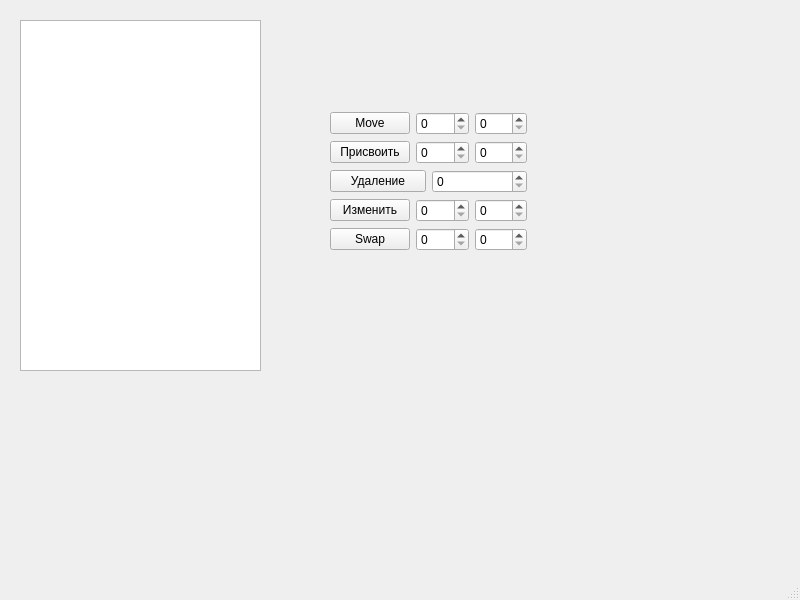
<?xml version="1.0" encoding="UTF-8"?>
<ui version="4.0">
 <class>MainWindow</class>
 <widget class="QMainWindow" name="MainWindow">
  <property name="geometry">
   <rect>
    <x>0</x>
    <y>0</y>
    <width>800</width>
    <height>600</height>
   </rect>
  </property>
  <property name="windowTitle">
   <string>MainWindow</string>
  </property>
  <widget class="QWidget" name="centralwidget">
   <widget class="QTableView" name="tableView">
    <property name="geometry">
     <rect>
      <x>20</x>
      <y>20</y>
      <width>241</width>
      <height>351</height>
     </rect>
    </property>
   </widget>
   <widget class="QWidget" name="">
    <property name="geometry">
     <rect>
      <x>330</x>
      <y>70</y>
      <width>197</width>
      <height>223</height>
     </rect>
    </property>
    <layout class="QVBoxLayout" name="verticalLayout_2">
     <item>
      <layout class="QVBoxLayout" name="verticalLayout">
       <item>
        <layout class="QHBoxLayout" name="horizontalLayout">
         <item>
          <widget class="QPushButton" name="pushButton">
           <property name="text">
            <string>Move</string>
           </property>
          </widget>
         </item>
         <item>
          <widget class="QSpinBox" name="spinBox"/>
         </item>
         <item>
          <widget class="QSpinBox" name="spinBox_2"/>
         </item>
        </layout>
       </item>
       <item>
        <layout class="QHBoxLayout" name="horizontalLayout_2">
         <item>
          <widget class="QPushButton" name="pushButton_2">
           <property name="text">
            <string>Присвоить</string>
           </property>
          </widget>
         </item>
         <item>
          <widget class="QSpinBox" name="spinBox_3"/>
         </item>
         <item>
          <widget class="QSpinBox" name="spinBox_4"/>
         </item>
        </layout>
       </item>
       <item>
        <layout class="QHBoxLayout" name="horizontalLayout_3">
         <item>
          <widget class="QPushButton" name="pushButton_3">
           <property name="text">
            <string>Удаление</string>
           </property>
          </widget>
         </item>
         <item>
          <widget class="QSpinBox" name="spinBox_5"/>
         </item>
        </layout>
       </item>
       <item>
        <layout class="QHBoxLayout" name="horizontalLayout_4">
         <item>
          <widget class="QPushButton" name="pushButton_4">
           <property name="text">
            <string>Изменить</string>
           </property>
          </widget>
         </item>
         <item>
          <widget class="QSpinBox" name="spinBox_6"/>
         </item>
         <item>
          <widget class="QSpinBox" name="spinBox_7"/>
         </item>
        </layout>
       </item>
       <item>
        <layout class="QHBoxLayout" name="horizontalLayout_5">
         <item>
          <widget class="QPushButton" name="pushButton_5">
           <property name="text">
            <string>Swap</string>
           </property>
          </widget>
         </item>
         <item>
          <widget class="QSpinBox" name="spinBox_8"/>
         </item>
         <item>
          <widget class="QSpinBox" name="spinBox_9"/>
         </item>
        </layout>
       </item>
      </layout>
     </item>
    </layout>
   </widget>
  </widget>
  <widget class="QMenuBar" name="menubar">
   <property name="geometry">
    <rect>
     <x>0</x>
     <y>0</y>
     <width>800</width>
     <height>26</height>
    </rect>
   </property>
  </widget>
  <widget class="QStatusBar" name="statusbar"/>
 </widget>
 <resources/>
 <connections/>
</ui>
